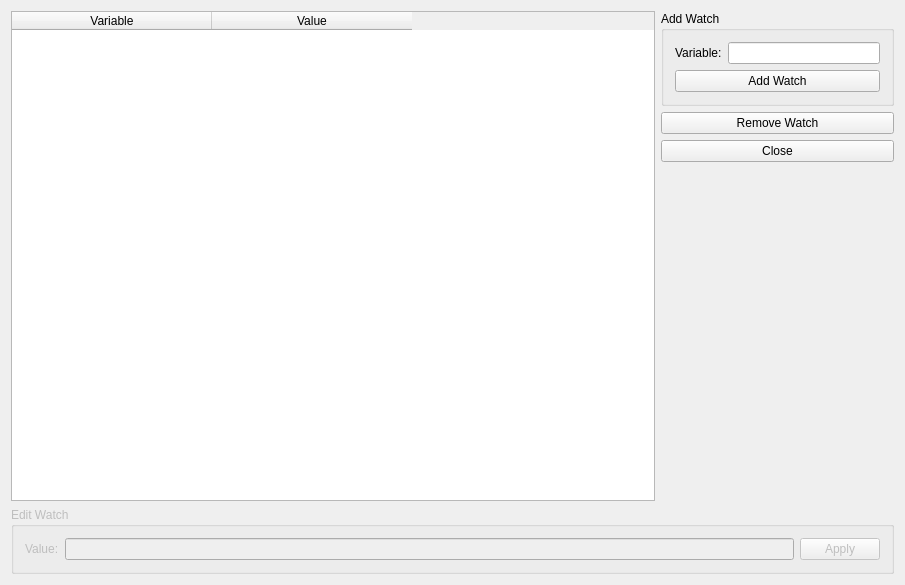
<?xml version="1.0" encoding="UTF-8"?>
<ui version="4.0">
 <class>formWatches</class>
 <widget class="QDialog" name="formWatches">
  <property name="geometry">
   <rect>
    <x>0</x>
    <y>0</y>
    <width>905</width>
    <height>585</height>
   </rect>
  </property>
  <property name="windowTitle">
   <string>Watches</string>
  </property>
  <layout class="QGridLayout" name="gridLayout_4">
   <item row="0" column="0">
    <widget class="QTableWidget" name="table">
     <property name="sizePolicy">
      <sizepolicy hsizetype="Fixed" vsizetype="Expanding">
       <horstretch>2</horstretch>
       <verstretch>0</verstretch>
      </sizepolicy>
     </property>
     <property name="maximumSize">
      <size>
       <width>644</width>
       <height>16777215</height>
      </size>
     </property>
     <property name="selectionMode">
      <enum>QAbstractItemView::NoSelection</enum>
     </property>
     <property name="showGrid">
      <bool>false</bool>
     </property>
     <property name="numRows" stdset="0">
      <number>0</number>
     </property>
     <property name="numCols" stdset="0">
      <number>3</number>
     </property>
     <attribute name="horizontalHeaderDefaultSectionSize">
      <number>200</number>
     </attribute>
     <attribute name="horizontalHeaderHighlightSections">
      <bool>false</bool>
     </attribute>
     <attribute name="horizontalHeaderMinimumSectionSize">
      <number>25</number>
     </attribute>
     <attribute name="horizontalHeaderShowSortIndicator" stdset="0">
      <bool>false</bool>
     </attribute>
     <column>
      <property name="text">
       <string>Variable</string>
      </property>
     </column>
     <column>
      <property name="text">
       <string>Value</string>
      </property>
     </column>
    </widget>
   </item>
   <item row="0" column="1">
    <layout class="QVBoxLayout" name="verticalLayout">
     <item>
      <widget class="QGroupBox" name="groupBox2">
       <property name="title">
        <string>Add Watch</string>
       </property>
       <layout class="QGridLayout" name="gridLayout">
        <item row="1" column="0" colspan="2">
         <widget class="QPushButton" name="btnAddWatch">
          <property name="text">
           <string>Add Watch</string>
          </property>
          <property name="autoDefault">
           <bool>false</bool>
          </property>
         </widget>
        </item>
        <item row="0" column="1">
         <widget class="QLineEdit" name="lneVariableName">
          <property name="focusPolicy">
           <enum>Qt::StrongFocus</enum>
          </property>
          <property name="text">
           <string/>
          </property>
         </widget>
        </item>
        <item row="0" column="0">
         <widget class="QLabel" name="textLabel1">
          <property name="text">
           <string>Variable:</string>
          </property>
          <property name="wordWrap">
           <bool>false</bool>
          </property>
         </widget>
        </item>
       </layout>
      </widget>
     </item>
     <item>
      <widget class="QPushButton" name="btnRemoveWatch">
       <property name="mouseTracking">
        <bool>true</bool>
       </property>
       <property name="text">
        <string>Remove Watch</string>
       </property>
       <property name="autoDefault">
        <bool>false</bool>
       </property>
      </widget>
     </item>
     <item>
      <widget class="QPushButton" name="btnClose">
       <property name="text">
        <string>Close</string>
       </property>
       <property name="autoDefault">
        <bool>false</bool>
       </property>
      </widget>
     </item>
     <item>
      <spacer name="verticalSpacer">
       <property name="orientation">
        <enum>Qt::Vertical</enum>
       </property>
       <property name="sizeHint" stdset="0">
        <size>
         <width>20</width>
         <height>40</height>
        </size>
       </property>
      </spacer>
     </item>
    </layout>
   </item>
   <item row="1" column="0" colspan="2">
    <widget class="QGroupBox" name="panelEditWatch">
     <property name="enabled">
      <bool>false</bool>
     </property>
     <property name="title">
      <string>Edit Watch</string>
     </property>
     <layout class="QGridLayout" name="gridLayout_3">
      <item row="0" column="0">
       <widget class="QLabel" name="labelEditValue">
        <property name="enabled">
         <bool>false</bool>
        </property>
        <property name="text">
         <string>Value:</string>
        </property>
        <property name="wordWrap">
         <bool>false</bool>
        </property>
       </widget>
      </item>
      <item row="0" column="1">
       <widget class="QLineEdit" name="lneEditValue">
        <property name="enabled">
         <bool>false</bool>
        </property>
        <property name="focusPolicy">
         <enum>Qt::StrongFocus</enum>
        </property>
       </widget>
      </item>
      <item row="0" column="2">
       <widget class="QPushButton" name="btnApplyChanges">
        <property name="text">
         <string>Apply</string>
        </property>
        <property name="autoDefault">
         <bool>false</bool>
        </property>
       </widget>
      </item>
     </layout>
    </widget>
   </item>
  </layout>
 </widget>
 <layoutdefault spacing="6" margin="11"/>
 <pixmapfunction>qPixmapFromMimeSource</pixmapfunction>
 <tabstops>
  <tabstop>lneVariableName</tabstop>
  <tabstop>btnAddWatch</tabstop>
  <tabstop>btnRemoveWatch</tabstop>
  <tabstop>btnClose</tabstop>
  <tabstop>table</tabstop>
  <tabstop>lneEditValue</tabstop>
 </tabstops>
 <resources/>
 <connections>
  <connection>
   <sender>btnRemoveWatch</sender>
   <signal>clicked()</signal>
   <receiver>formWatches</receiver>
   <slot>removeWatch()</slot>
   <hints>
    <hint type="sourcelabel">
     <x>20</x>
     <y>20</y>
    </hint>
    <hint type="destinationlabel">
     <x>20</x>
     <y>20</y>
    </hint>
   </hints>
  </connection>
  <connection>
   <sender>btnClose</sender>
   <signal>clicked()</signal>
   <receiver>formWatches</receiver>
   <slot>clearWatches()</slot>
   <hints>
    <hint type="sourcelabel">
     <x>20</x>
     <y>20</y>
    </hint>
    <hint type="destinationlabel">
     <x>20</x>
     <y>20</y>
    </hint>
   </hints>
  </connection>
  <connection>
   <sender>btnClose</sender>
   <signal>clicked()</signal>
   <receiver>formWatches</receiver>
   <slot>close()</slot>
   <hints>
    <hint type="sourcelabel">
     <x>20</x>
     <y>20</y>
    </hint>
    <hint type="destinationlabel">
     <x>20</x>
     <y>20</y>
    </hint>
   </hints>
  </connection>
  <connection>
   <sender>table</sender>
   <signal>cellClicked(int,int)</signal>
   <receiver>formWatches</receiver>
   <slot>clickTable()</slot>
   <hints>
    <hint type="sourcelabel">
     <x>20</x>
     <y>20</y>
    </hint>
    <hint type="destinationlabel">
     <x>20</x>
     <y>20</y>
    </hint>
   </hints>
  </connection>
  <connection>
   <sender>btnAddWatch</sender>
   <signal>clicked()</signal>
   <receiver>formWatches</receiver>
   <slot>addWatch()</slot>
   <hints>
    <hint type="sourcelabel">
     <x>20</x>
     <y>20</y>
    </hint>
    <hint type="destinationlabel">
     <x>20</x>
     <y>20</y>
    </hint>
   </hints>
  </connection>
  <connection>
   <sender>btnApplyChanges</sender>
   <signal>clicked()</signal>
   <receiver>formWatches</receiver>
   <slot>applyEditWatch()</slot>
   <hints>
    <hint type="sourcelabel">
     <x>20</x>
     <y>20</y>
    </hint>
    <hint type="destinationlabel">
     <x>20</x>
     <y>20</y>
    </hint>
   </hints>
  </connection>
 </connections>
</ui>
